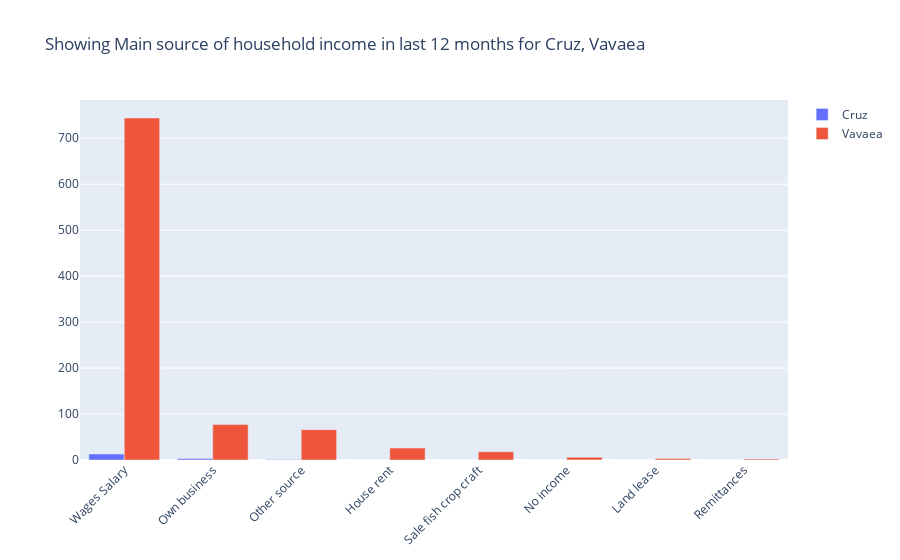

This figure's notebook cell:
### Code cell
gen_bar_plot(sol_geo, 'Ward', "Main source of household income in last 12 months", 'Wages Salary', ['Cruz', 'Vavaea'],)

### Figure 1 — Plotly figure (JSON) as saved in the notebook; plotly's stock layout.template omitted (floating-point values rounded to 4 significant figures)
{"data": [{"name": "Cruz", "type": "bar", "x": ["No income", "Wages Salary", "Own business", "Sale fish crop craft", "Land lease", "House rent", "Remittances", "Other source"], "y": [0, 13, 3, 0, 0, 0, 0, 1]}, {"name": "Vavaea", "type": "bar", "x": ["No income", "Wages Salary", "Own business", "Sale fish crop craft", "Land lease", "House rent", "Remittances", "Other source"], "y": [6, 744, 77, 18, 3, 26, 2, 66]}], "layout": {"barmode": "group", "title": {"text": "Showing Main source of household income in last 12 months for Cruz, Vavaea"}, "xaxis": {"categoryorder": "total descending", "tickangle": -45}}}
